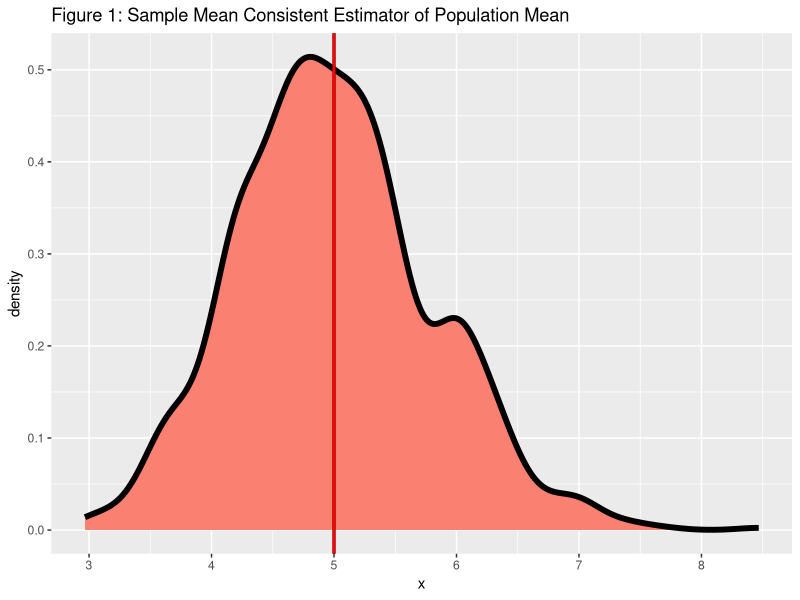
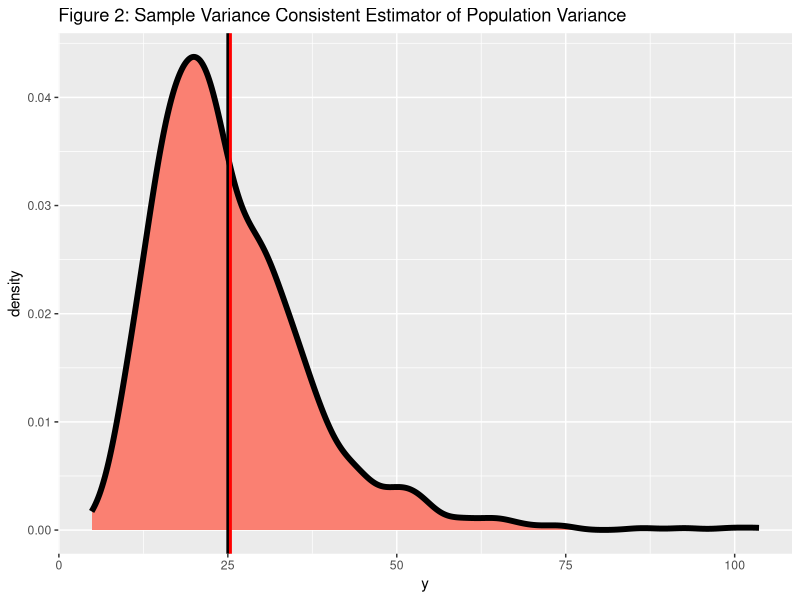
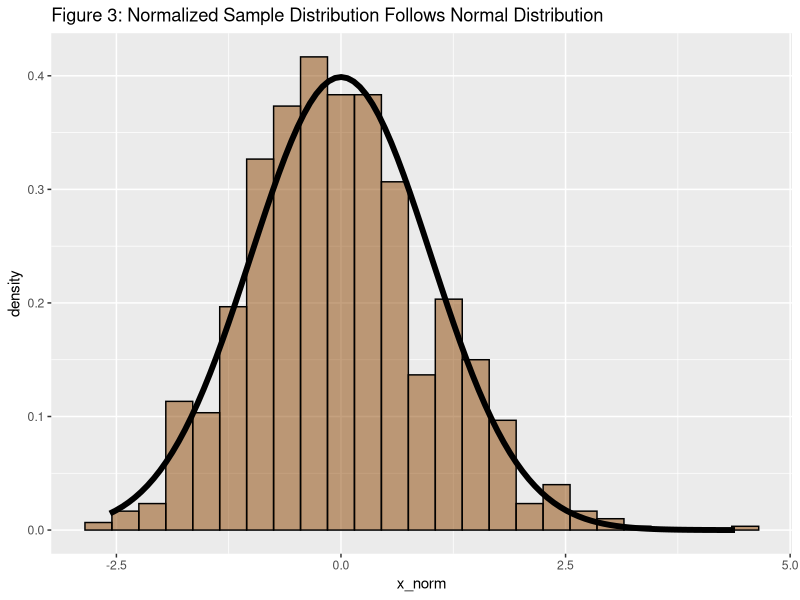

Recreate these plots in R, in order.
## ---- chunk 1
# Load ggplot2 package for graphics
library(ggplot2)

# Set random number generation seed
set.seed(100)

# Set rate equal to 0.2 for all simulations per instructions
lambda <- 0.2

# Mean and standard deviation of exponential distribution are equal to 1/lambda
mu <- 1/lambda
sigma <- 1/lambda
var = sigma ^ 2

# Number of simulations for this exercise will be 1,000
nosim <- 1000

# Create matrix of 1,000 sets of 40 random exponentials
sim <- matrix(rexp(nosim * 40, lambda), nosim)

# Calculate mean and variance of 40 random exponentials, 1,000 times
dat <- data.frame(x = apply(sim, 1, mean),
                  y = apply(sim, 1, var))
## ---- chunk 2
# Simulated population mean is very close to our theoretical
paste("Sample mean:", mean(dat$x))

paste("Theoretical mean:", mu)

# Plot the sample distribution of 1,000 means of 40 random exponentials
# vertical lines represent theoretical mean (black) and sample variance (red)
# The two lines almost sit directly on top of each other, the simulation confirms
# that the sample size is large enough to provide a consistent estimator of the
# population mean.
g1 = ggplot(dat, aes(x)) 
g1 = g1 + geom_density(size = 2, fill = "salmon")
g1 = g1 + geom_vline(xintercept = mu, colour = "black", size = 1)
g1 = g1 + geom_vline(xintercept = mean(dat$x), colour = "red", size = 1)
g1 + ggtitle("Figure 1: Sample Mean Consistent Estimator of Population Mean")
## ---- chunk 3
# Sample variance is very close to our theoretical
paste("Sample variance:", mean(dat$y))

paste("Theoretical variance:", var)

# Sample distribution of 1,000 variances of 40 random exponentials
# vertical lines represent theoretical variance (black) and sample variance (red)
# The two lines almost sit directly on top of each other, the simulation confirms
# Our suspected theoretical variance.
g2 = ggplot(dat, aes(y)) 
g2 = g2 + geom_density(size = 2, fill = "salmon")
g2 = g2 + geom_vline(xintercept = var, colour = "black", size = 1)
g2 = g2 + geom_vline(xintercept = mean(dat$y), colour = "red", size = 1)
g2 + ggtitle("Figure 2: Sample Variance Consistent Estimator of Population Variance")
## ---- chunk 4
# Normalize distribution of averages to compare with standard normal
normal_dist <- data.frame(x_norm = ((dat$x - mean(dat$x))/sigma) * sqrt(40))

# Normalized distribution of means fits the standard normal distribution quite
# well. This is a direct reflection of the Central Limit Theorem: the distribution
# of averages of iid variables (properly normalized) becomes that of a standard
# normal as the sample size increases.
g4 <- ggplot(normal_dist, aes(x = x_norm)) +
        geom_histogram(alpha = .50, binwidth = .3, fill = "darkorange4", 
                       colour = "black", aes(y = ..density..))
g4 <- g4 + stat_function(fun = dnorm, size = 2)
g4 + ggtitle("Figure 3: Normalized Sample Distribution Follows Normal Distribution")
